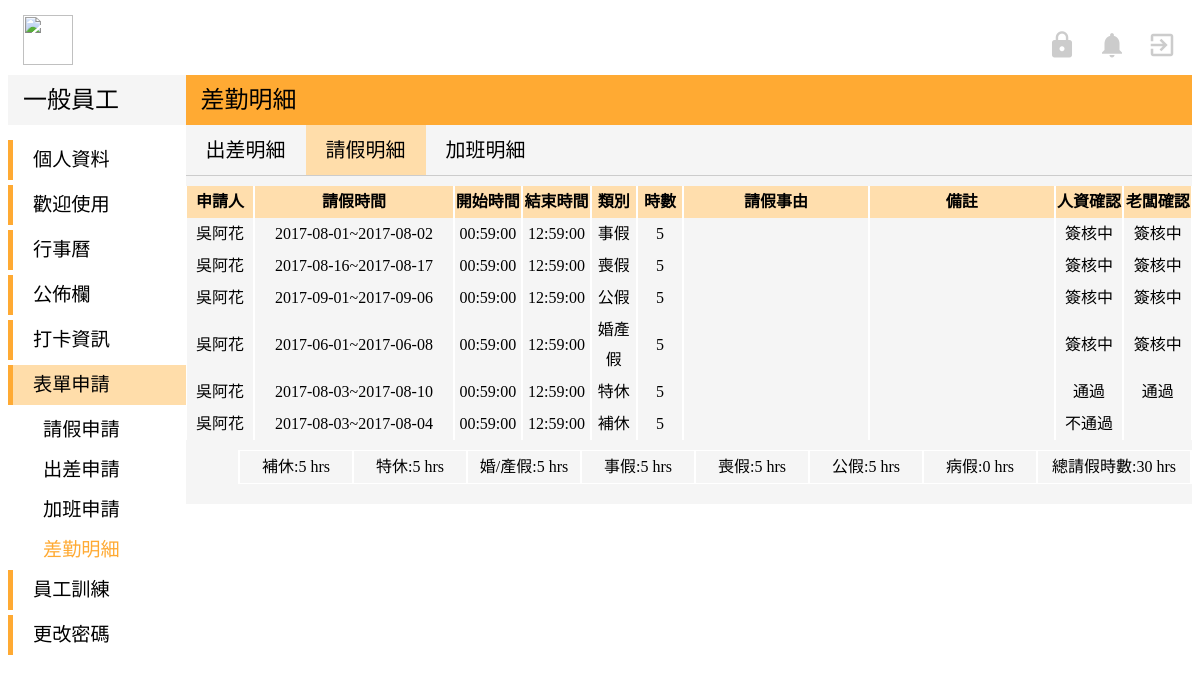
The app's page /user-Model/user_leave_list.php (signed in) with its own data.
### tables this page shows
CREATE TABLE `leave` (
  `id` int(11) NOT NULL,
  `l_sn` varchar(15) NOT NULL,
  `l_name` varchar(30) NOT NULL,
  `l_startDate` date NOT NULL,
  `l_startTime` time NOT NULL,
  `l_endDate` date NOT NULL,
  `l_endTime` time NOT NULL,
  `l_month` varchar(2) NOT NULL,
  `l_type` varchar(30) NOT NULL,
  `l_compensatoryLevae` varchar(30) NOT NULL,
  `l_annualLeave` varchar(30) NOT NULL,
  `l_marriageLeave` varchar(30) NOT NULL,
  `l_officialLeave` varchar(30) NOT NULL,
  `l_personalLeave` varchar(30) NOT NULL,
  `l_funeralLeave` varchar(30) NOT NULL,
  `l_sickLeave` varchar(30) NOT NULL,
  `l_hrs` varchar(30) NOT NULL,
  `l_state` varchar(30) NOT NULL,
  `l_comment` varchar(30) NOT NULL,
  `l_hrCheck` varchar(30) NOT NULL DEFAULT '簽核中',
  `l_bossCheck` varchar(30) NOT NULL DEFAULT '簽核中',
  `l_applyDate` timestamp NOT NULL DEFAULT CURRENT_TIMESTAMP,
  `l_reason` varchar(300) DEFAULT NULL
);

### user-Model/user_leave_list.php (the view, shortened to what this page needs)
<!DOCTYPE html>
<?php
$servername = "localhost";
$username = "root";
$password = "root";
$dbname = "peopleresource";
try {
    $conn = mysqli_connect($servername,$username ,$password,$dbname);
    $sql = "SELECT * FROM `leave` WHERE l_name='".$_SESSION['name']."'";
    $result = mysqli_query($conn,$sql);
    }
catch(PDOException $e)
    {
    echo $sql . "<br>" . $e->getMessage();
    }
?>
<html>
<head>
</head>
<body>
	<link rel="stylesheet" href="../view/indexStyle.css">
</head>
<body>
  <div class="top">
		<img class="titleImg" src="http://www.lctech.com.tw/wp-content/uploads/bfi_thumb/%E6%9C%AA%E5%91%BD%E5%90%8D-1-%E6%8B%B7%E8%B2%9D-31w65e1o8bhj94p9q5patm@2x.png" width="50" height="50">
		<a href="../Controller/log_logout.php">
			<i id="topIcon" class="material-icons" >exit_to_app</i>
		</a>
		<a href="#">
			<i id="topIcon" class="material-icons">notifications</i>
		</a>
    <?php if ($_SESSION['root'] == 'admin'){?>
		    <a href="../admin-Model/admin_index.php">
			    <i id="topIcon" class="material-icons">https</i>
		    </a><?php }
    ?>
	</div>
	<div class="down">
			<div class="left">
				<div class="left-top">
					<p class="left-top-title">一般員工</p>
				</div>
				<div class="left-bottom">
					<div class="left-title" >
						<a href="user_profile.php" style="margin:auto 20px">個人資料</a>
					</div>
					<div class="left-title">
						<a href="user_introduction.php" style="margin:auto 20px">歡迎使用</a>
					</div>
					<div class="left-title">
						<a href="user_index.php"style="margin:auto 20px">行事曆</a>
					</div>
					<div class="left-title">
						<a href="user_news.php" style="margin:auto 20px">公佈欄</a>
					</div>
					<div class="left-title">
						<a href="#" style="margin:auto 20px">打卡資訊</a>
					</div>
					<div class="left-title" style="background-color:#FFDDAA">
						<p style="margin:auto 20px">表單申請</p>
					</div>
						<div  class="left-list">
							<a href="user_leave.php" style="margin:auto 35px">請假申請</a>
						</div>
						<div class="left-list">
							<a href="user_bTrip.php" style="margin:auto 35px">出差申請</a>
						</div>
						<div class="left-list">
							<a href="user_overtime.php" style="margin:auto 35px">加班申請</a>
						</div>
						<div class="left-list">
							<p style="margin:auto 35px;color:#FFAA33;font-weight:500">差勤明細</p>
						</div>
					<div class="left-title">
						<a href="#" style="margin:auto 20px">員工訓練</a>
					</div>
          <div class="left-title">
            <a href="#" style="margin:auto 20px">更改密碼</a>
          </div>
				</div>
			</div>
		 <div class="right">
		  <div class="right-top">
			  <p class="right-top-title">差勤明細</p>
		  </div>
      <div class="right-bottom">
        <div style="width:100%;height:50px;margin:auto;;border-bottom:solid 1px #CCC;">
          <div style="float:left">
            <a href="user_bTrip_list.php" class="right-title">出差明細</a>
          </div>
          <div style="float:left;background-color:#FFDDAA">
            <p class="right-title">請假明細</p>
          </div>
          <div style="float:left">
            <a href="user_overtime_list.php" class="right-title">加班明細</a>
          </div>
        </div>
			  <div>
      		<table cellspacing="0">
            <th>申請人</th>
      			<th>請假時間</th>
      			<th>開始時間</th>
      			<th>結束時間</th>
      			<th>類別</th>
      			<th>時數</th>
      			<th>請假事由</th>
      			<th>備註</th>
      			<th>人資確認</th>
      			<th>老闆確認</th>
        		<?php
        		while($row = mysqli_fetch_array($result)) {
        		?>
            <tr>
        			<td style="width:70px"><?php echo $row["l_name"]; ?></td>
        			<td style="width:215px"><?php echo $row["l_startDate"]; ?>~<?php echo $row["l_endDate"];?></td>
        			<td style="width:70px"><?php echo $row["l_startTime"];?></td>
        			<td style="width:70px"><?php echo $row["l_endTime"];?></td>
        			<td style="width:45px"><?php echo $row["l_type"]?></td>
        			<td style="width:45px"><?php echo $row["l_hrs"];?></td>
        			<td style="width:200px"><?php echo $row["l_state"];?></td>
        			<td style="width:200px"><?php echo $row["l_comment"];?></td>
        			<td style="width:70px"><?php echo $row["l_hrCheck"]; ?></td>
        			<td style="width:70px"><?php echo $row["l_bossCheck"]; ?></td>
        		</tr>
        		<?php } ?>
		      </table>
		<?php
		$servername = "localhost";
		$username = "root";
		$password = "root";
		$dbname = "peopleresource";
		try {
		    $conn = mysqli_connect($servername,$username ,$password,$dbname);
		    $sql = "SELECT SUM(`l_compensatoryLevae`),SUM(`l_annualLeave`),SUM(`l_marriageLeave`),SUM(`l_personalLeave`),SUM(`l_funeralLeave`),SUM(`l_officialLeave`),SUM(`l_sickLeave`) FROM `leave` WHERE l_name='".$_SESSION['name']."'";
		    $result = mysqli_query($conn,$sql);
		    }
		catch(PDOException $e)
		    {
		    echo $sql . "<br>" . $e->getMessage();
		    }
		 $row = mysqli_fetch_array($result) ?>
          <table cellspacing="0" style="border:solid 1px white;margin-top:10px;float:right;">
        		<td style="width:110px">補休:<?php echo $row["SUM(`l_compensatoryLevae`)"]; ?>  hrs</td>
        		<td style="width:110px">特休:<?php echo $row["SUM(`l_annualLeave`)"];?>  hrs</td>
        		<td style="width:110px">婚/產假:<?php echo $row["SUM(`l_marriageLeave`)"];?>  hrs</td>
        		<td style="width:110px">事假:<?php echo $row["SUM(`l_personalLeave`)"];?>  hrs</td>
        		<td style="width:110px">喪假:<?php echo $row["SUM(`l_funeralLeave`)"];?>  hrs</td>
        		<td style="width:110px">公假:<?php echo $row["SUM(`l_officialLeave`)"];?>  hrs</td>
        		<td style="width:110px">病假:<?php echo $row["SUM(`l_sickLeave`)"];?>  hrs</td>
            <td style="width:150px">總請假時數:<?php echo $row["SUM(`l_compensatoryLevae`)"]+$row["SUM(`l_annualLeave`)"]+$row["SUM(`l_marriageLeave`)"]+$row["SUM(`l_personalLeave`)"]+$row["SUM(`l_funeralLeave`)"]+$row["SUM(`l_officialLeave`)"]+$row["SUM(`l_sickLeave`)"];?>  hrs</td>
        	</table>
        </div>
      </div>
    </div>
  </div>
</body>
</html>

### view/indexStyle.css (style rules this page uses)
a { text-decoration:none; }
a:link { color: black; }
.top { width:100%; height:60px; background-color:white; margin-top:15px; }
.titleImg { float:left; margin-left:15px; }
#topIcon { margin-top:15px; margin-right:15px; margin-left:5px; float:right; font-size:30px; color:#CCC; }
.down { width:100%; height:auto; background-color:white; margin:auto; }
.left { width:15%; height:auto; background-color:white; margin:auto; float:left; }
.left-top { width:100%; height:50px; background-color:#F5F5F5; margin:auto; }
.left-top-title { line-height:50px; font-family:Microsoft JhengHei; font-size:150%; margin:auto 15px; font-weight: 500; }
.left-bottom { margin-top: 15px; }
.left-title { width:100%; height:40px; text-align:left; font-family:Microsoft JhengHei; border-left:solid 5px #FFAA33; margin-bottom:5px; line-height:40px; font-size:120%; }
.left-list { width:100%; height:40px; text-align:left; font-family:Microsoft JhengHei; font-size:18px; color:#666666; font-size:120%; line-height:40px; font-weight: 300; }
.right { width:85%; height:auto; background-color:#F5F5F5; margin:auto; float:right; padding-bottom: 20px; }
.right-top { width:100%; height:50px; background-color:#FFAA33; margin:auto; }
.right-top-title { line-height:50px; font-family:Microsoft JhengHei; font-size:150%; margin:auto 15px; font-weight: 500; }
.right-title { line-height:50px; margin:auto 20px; font-size:20px; font-family: Microsoft JhengHei; }
table { margin-top:10px; font-family:Microsoft JhengHei; font-size:16px; line-height:30px; table-layout:fixed; word-wrap:break-word; word-break: break-all; }
td,th,tr { font-family:Microsoft JhengHei; font-size:16px; text-align:center; }

### user-Model/user_leave_list.php (style rules this page uses)
th { background-color:#FFDEAD; }
td,tr,th { border-left: solid 1px white; border-right: solid 1px white; }

### records on screen
leave: l_name "吳阿花", l_startDate "2017-08-01", l_endDate "2017-08-02", l_startTime "00:59:00", l_endTime "12:59:00", l_type "事假", l_hrs "5", l_hrCheck "簽核中", l_bossCheck "簽核中"
leave: l_name "吳阿花", l_startDate "2017-08-16", l_endDate "2017-08-17", l_startTime "00:59:00", l_endTime "12:59:00", l_type "喪假", l_hrs "5", l_hrCheck "簽核中", l_bossCheck "簽核中"
leave: l_name "吳阿花", l_startDate "2017-09-01", l_endDate "2017-09-06", l_startTime "00:59:00", l_endTime "12:59:00", l_type "公假", l_hrs "5", l_hrCheck "簽核中", l_bossCheck "簽核中"
leave: l_name "吳阿花", l_startDate "2017-06-01", l_endDate "2017-06-08", l_startTime "00:59:00", l_endTime "12:59:00", l_type "婚產假", l_hrs "5", l_hrCheck "簽核中", l_bossCheck "簽核中"
leave: l_name "吳阿花", l_startDate "2017-08-03", l_endDate "2017-08-10", l_startTime "00:59:00", l_endTime "12:59:00", l_type "特休", l_hrs "5", l_hrCheck "通過", l_bossCheck "通過"
leave: l_name "吳阿花", l_startDate "2017-08-03", l_endDate "2017-08-04", l_startTime "00:59:00", l_endTime "12:59:00", l_type "補休", l_hrs "5", l_hrCheck "不通過"

### other values on screen
$row["SUM(`l_compensatoryLevae`)"] "5"
$row["SUM(`l_annualLeave`)"] "5"
$row["SUM(`l_marriageLeave`)"] "5"
$row["SUM(`l_personalLeave`)"] "5"
$row["SUM(`l_funeralLeave`)"] "5"
$row["SUM(`l_officialLeave`)"] "5"
$row["SUM(`l_sickLeave`)"] "0"
